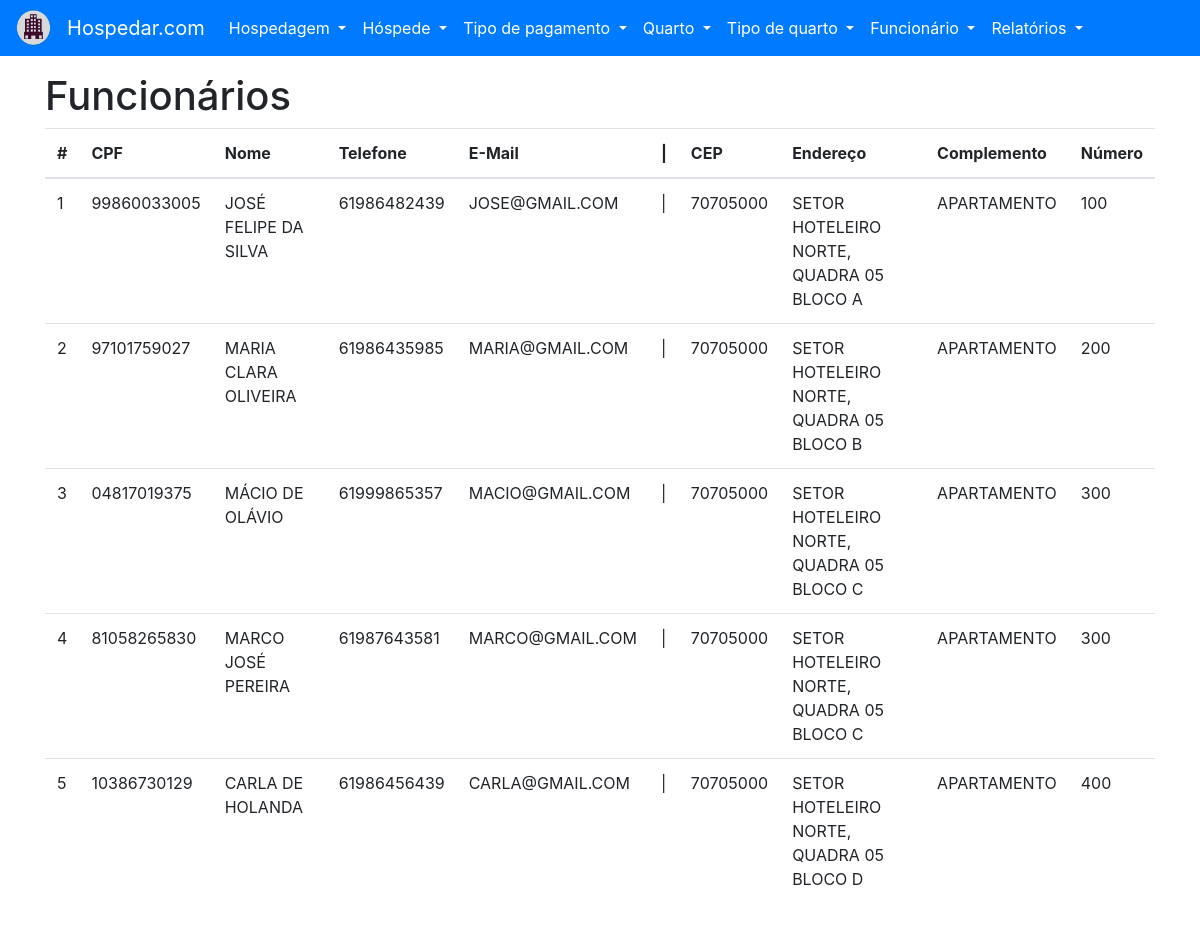
Screenshot of /funcionario/listar with the database file from the repository.
### tables this page shows
CREATE TABLE "FUNCIONARIO" (
	"ID_FUNCIONARIO" INTEGER NOT NULL PRIMARY KEY AUTOINCREMENT UNIQUE,
	"NU_CPF" CHAR(11) NOT NULL UNIQUE,
	"NO_FUNCIONARIO" VARCHAR(64) NOT NULL,
	"NU_TELEFONE" CHAR(11) NOT NULL UNIQUE,
	"NO_EMAIL" VARCHAR(32) NOT NULL UNIQUE,
	"ID_ENDERECO" INTEGER NOT NULL,

	FOREIGN KEY ("ID_ENDERECO") REFERENCES "ENDERECO" ("ID_ENDERECO")
);

CREATE TABLE "ENDERECO" (
	"ID_ENDERECO" INTEGER NOT NULL PRIMARY KEY AUTOINCREMENT UNIQUE,
	"NU_CEP" CHAR(8) NOT NULL,
	"NO_ENDERECO" VARCHAR(64) NOT NULL,
	"NO_COMPLEMENTO" VARCHAR(32) NOT NULL,
	"NU_NUMERO" INTEGER NOT NULL
);

### project/backend/funcionario/views.py (the view)
def listar():
    with FuncionarioEnderecoView(DATABASE_URL) as db:
        funcionarios = db.select_all()
    return render_template('funcionario-listar.html', funcionarios=funcionarios)

### project/backend/main/models.py (called while the page is built)
    def __enter__(self):
        self.open()
        return self

    def __exit__(self, exc_type, exc_val, exc_tb):
        self.close()

    @property
    def cursor(self):
        return self._cursor

    def open(self):
        self._connection = sqlite3.connect(self.url)
        self._cursor = self._connection.cursor()

    def close(self):
        self._connection.close()

    def cursor_to_dict(self, cursors: Iterable):
        return [dict(zip(self.__tablecolumns__, cursor)) for cursor in cursors]

    def select_all(self):
        if self._connection:
            return self.cursor_to_dict(self.cursor.execute(f'SELECT * FROM "{self.__tablename__}" ;'))
        raise ProgrammingError('ProgrammingError: Cannot operate on a closed database.')

### project/frontend/templates/funcionario-listar.html (shortened to what this page needs)
{% extends 'base.html' %}
{% from 'macros.html' import flash %}
{% block content %}
    <h1>Funcionários</h1>
    <table class="table">
        <thead>
        <tr>
            <th scope="col">#</th>
            <th scope="col">CPF</th>
            <th scope="col">Nome</th>
            <th scope="col">Telefone</th>
            <th scope="col">E-Mail</th>
            <th scope="col"> | </th>
            <th scope="col">CEP</th>
            <th scope="col">Endereço</th>
            <th scope="col">Complemento</th>
            <th scope="col">Número</th>
        </tr>
        </thead>
        <tbody>
        {% for funcionario in funcionarios %}
            <tr>
                <td scope="row">{{ funcionario['ID_FUNCIONARIO'] }}</td>
                <td>{{ funcionario['NU_CPF'] }}</td>
                <td>{{ funcionario['NO_FUNCIONARIO'] }}</td>
                <td>{{ funcionario['NU_TELEFONE'] }}</td>
                <td>{{ funcionario['NO_EMAIL'] }}</td>
                <td> | </td>
                <td>{{ funcionario['NU_CEP'] }}</td>
                <td>{{ funcionario['NO_ENDERECO'] }}</td>
                <td>{{ funcionario['NO_COMPLEMENTO'] }}</td>
                <td>{{ funcionario['NU_NUMERO'] }}</td>
            </tr>
        {% endfor %}
        </tbody>
    </table>
{% endblock content%}

### rows the page displays
FUNCIONARIO: ID_FUNCIONARIO "1", NU_CPF "99860033005", NO_FUNCIONARIO "JOSÉ FELIPE DA SILVA", NU_TELEFONE "61986482439", NO_EMAIL "JOSE@GMAIL.COM", NU_CEP "70705000", NO_ENDERECO "SETOR HOTELEIRO NORTE, QUADRA 05 BLOCO A", NO_COMPLEMENTO "APARTAMENTO", NU_NUMERO "100"
FUNCIONARIO: ID_FUNCIONARIO "2", NU_CPF "97101759027", NO_FUNCIONARIO "MARIA CLARA OLIVEIRA", NU_TELEFONE "61986435985", NO_EMAIL "MARIA@GMAIL.COM", NU_CEP "70705000", NO_ENDERECO "SETOR HOTELEIRO NORTE, QUADRA 05 BLOCO B", NO_COMPLEMENTO "APARTAMENTO", NU_NUMERO "200"
FUNCIONARIO: ID_FUNCIONARIO "3", NU_CPF "04817019375", NO_FUNCIONARIO "MÁCIO DE OLÁVIO", NU_TELEFONE "61999865357", NO_EMAIL "MACIO@GMAIL.COM", NU_CEP "70705000", NO_ENDERECO "SETOR HOTELEIRO NORTE, QUADRA 05 BLOCO C", NO_COMPLEMENTO "APARTAMENTO", NU_NUMERO "300"
FUNCIONARIO: ID_FUNCIONARIO "4", NU_CPF "81058265830", NO_FUNCIONARIO "MARCO JOSÉ PEREIRA", NU_TELEFONE "61987643581", NO_EMAIL "MARCO@GMAIL.COM", NU_CEP "70705000", NO_ENDERECO "SETOR HOTELEIRO NORTE, QUADRA 05 BLOCO C", NO_COMPLEMENTO "APARTAMENTO", NU_NUMERO "300"
FUNCIONARIO: ID_FUNCIONARIO "5", NU_CPF "10386730129", NO_FUNCIONARIO "CARLA DE HOLANDA", NU_TELEFONE "61986456439", NO_EMAIL "CARLA@GMAIL.COM", NU_CEP "70705000", NO_ENDERECO "SETOR HOTELEIRO NORTE, QUADRA 05 BLOCO D", NO_COMPLEMENTO "APARTAMENTO", NU_NUMERO "400"
